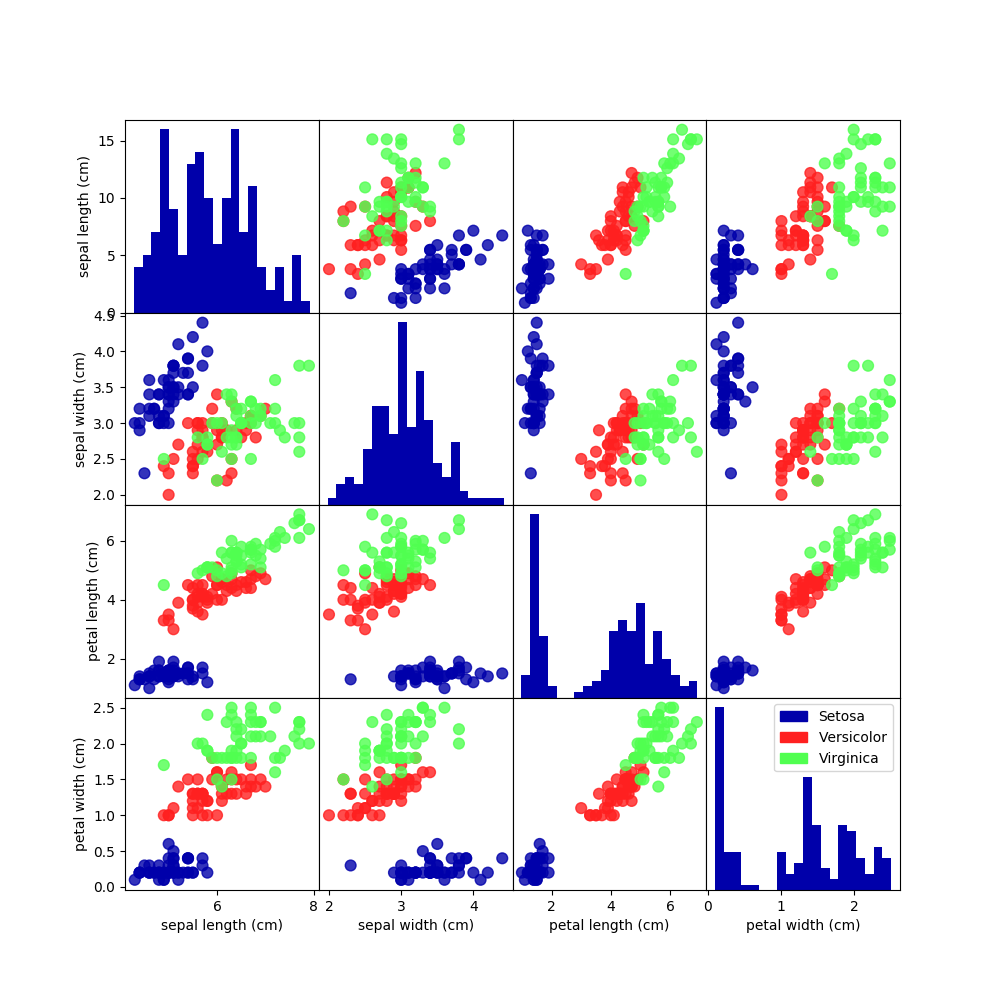

Recreate this plot in Python.
import numpy as np
import matplotlib.pyplot as plt
from matplotlib.colors import ListedColormap
import matplotlib.patches as mpatches
from sklearn import datasets

iris = datasets.load_iris()

def pair_plot(scatter_kwargs, hist_kwargs):
  """ generates scatterplot matrix with histograms of iris dataset """
  dim = len(iris['feature_names'])

  # create layout
  fig, axes = plt.subplots(dim, dim, figsize=(10,10))

  # remove gaps between subplots
  fig.subplots_adjust(wspace=0, hspace=0)

  # iterate over each subplot and plot data
  for i, a in zip(list(range(dim)), iris['feature_names']):
    for j, b in zip(list(range(dim)), iris['feature_names']):
      ax = axes[i, j]

      # if diagonal, plot a histogram
      if i == j:
        ax.hist(iris['data'].T[i], **hist_kwargs)

      # otherwise plot a scatterplot
      else:
        ax.scatter(iris['data'].T[j], iris['data'].T[i], **scatter_kwargs)

      ax.set_xlabel(b)
      ax.set_ylabel(a)

      if j != 0:
        ax.yaxis.set_visible(False)
      if i != dim - 1:
        ax.xaxis.set_visible(False)

  # add legend
  setosa = mpatches.Patch(color='#0000aa', label='Setosa')
  versicolor = mpatches.Patch(color='#ff2020', label='Versicolor')
  virginica = mpatches.Patch(color='#50ff50', label='Virginica')
  plt.legend(handles=[setosa, versicolor, virginica])

  plt.savefig('task22.png')
  plt.show()

if __name__ == '__main__':
  scatter_kwargs = {
    'c': iris['target'],
    'marker': 'o',
    's': 60,
    'alpha': .8,
    'cmap': ListedColormap(['#0000aa', '#ff2020', '#50ff50'])
  }

  hist_kwargs = {
    'bins': 20,
    'color':'#0000aa'
  }

  pair_plot(scatter_kwargs, hist_kwargs)
